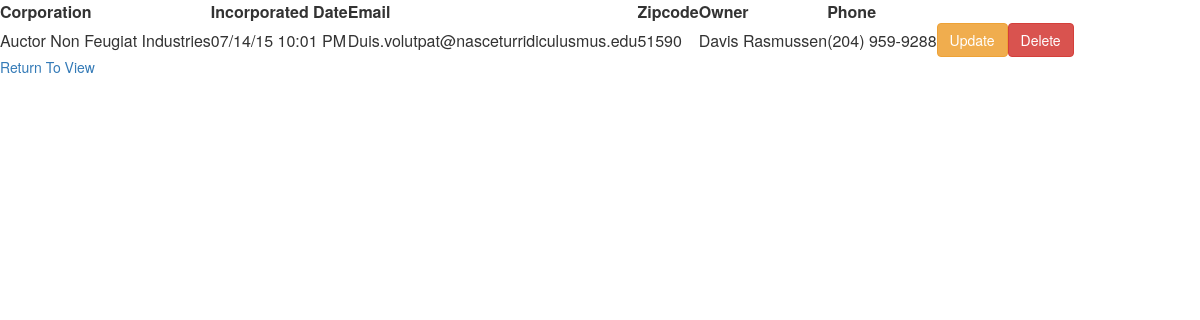
Screenshot of /read.php?id=3 with the database file from the repository.
### tables this page shows
CREATE TABLE `corps` (
  `id` mediumint(8) UNSIGNED NOT NULL,
  `corp` varchar(255) DEFAULT NULL,
  `incorp_dt` varchar(255) DEFAULT NULL,
  `email` varchar(255) DEFAULT NULL,
  `zipcode` varchar(10) DEFAULT NULL,
  `owner` varchar(255) DEFAULT NULL,
  `phone` varchar(100) DEFAULT NULL
);

### read.php (the view, shortened to what this page needs)
<?php
global $db;
$id = $_GET['id'];
$statement =  $db->prepare("SELECT * FROM corps WHERE id='".$id."'");
$statement->execute();
$result = 	$statement->fetchAll(PDO::FETCH_ASSOC);
$table = "<table>\n";
$table .= "<tbody>";
$table .= "<tr>" . "<td>" . "<b>" ."Corporation" . "</td>";
$table .= "<td>" . "<b>" ."Incorporated Date" . "</td>";
$table .= "<td>" . "<b>" ."Email" . "</td>";
$table .= "<td>" . "<b>" ."Zipcode" . "</td>";
$table .= "<td>" . "<b>" ."Owner" . "</td>";
$table .= "<td>" . "<b>" ."Phone" . "</td>";
$table .= "</tr>";
foreach($result as $row)
{
$time = strtotime($row['incorp_dt']);
$formattedTime = date("m/d/y g:i A", $time);
$table .= "\t<tr>";
$table .= "<td>" . $row['corp'] . "</td>";
$table .= "<td>" . $formattedTime . "</td>";
$table .= "<td>" . $row['email'] . "</td>";
$table .= "<td>" . $row['zipcode'] . "</td>";
$table .= "<td>" . $row['owner'] . "</td>";
$table .= "<td>" . $row['phone'] . "</td>";
$table .= "<td>" . "<a class='btn btn-warning' href='update.php?id=" . $row['id'] . "'>" . "Update" . "</a>" . "</td>";
$table .= "<td>" . "<a class='btn btn-danger' href='delete.php?id=" . $row['id'] . "'>" . "Delete" . "</a>" . "</td>";
$table .= "\t</tr>\n";
}
$table .= "</tbody>";
$table .= "</table>";
echo $table;
?> <html lang="en">
<head>
     <link rel = "stylesheet"
   type = "text/css"
   href = "css/bootstrap.min.css" />
</head>
<body>
</body>
</html>
<a href="index.php"> Return To View </a>

### rows the page displays
corps: corp "Auctor Non Feugiat Industries", incorp_dt "07/14/15 10:01 PM", email "Duis.volutpat@nasceturridiculusmus.edu", zipcode "51590", owner "Davis Rasmussen", phone "(204) 959-9288"
